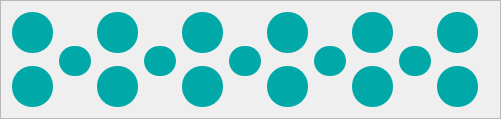
            <widget class="QFrame" name="frame_3">
             <property name="minimumSize">
              <size>
               <width>501</width>
               <height>110</height>
              </size>
             </property>
             <property name="styleSheet">
              <string notr="true"/>
             </property>
             <property name="frameShape">
              <enum>QFrame::StyledPanel</enum>
             </property>
             <property name="frameShadow">
              <enum>QFrame::Raised</enum>
             </property>
             <layout class="QGridLayout" name="gridLayout_3">
              <item row="0" column="0" rowspan="2">
               <widget class="QPushButton" name="pushButton_4">
                <property name="sizePolicy">
                 <sizepolicy hsizetype="Fixed" vsizetype="Fixed">
                  <horstretch>0</horstretch>
                  <verstretch>0</verstretch>
                 </sizepolicy>
                </property>
                <property name="minimumSize">
                 <size>
                  <width>41</width>
                  <height>41</height>
                 </size>
                </property>
                <property name="styleSheet">
                 <string notr="true">QPushButton {
background-color: rgb(0, 168, 168);
border-radius: 20px;
}

QPushButton:hover {
background-color: #0177FB;
border-radius: 20px;
}</string>
                </property>
                <property name="text">
                 <string/>
                </property>
               </widget>
              </item>
              <item row="0" column="1">
               <spacer name="horizontalSpacer">
                <property name="orientation">
                 <enum>Qt::Horizontal</enum>
                </property>
                <property name="sizeType">
                 <enum>QSizePolicy::Fixed</enum>
                </property>
                <property name="sizeHint" stdset="0">
                 <size>
                  <width>13</width>
                  <height>13</height>
                 </size>
                </property>
               </spacer>
              </item>
              <item row="0" column="2" rowspan="2">
               <widget class="QPushButton" name="pushButton_7">
                <property name="sizePolicy">
                 <sizepolicy hsizetype="Fixed" vsizetype="Fixed">
                  <horstretch>0</horstretch>
                  <verstretch>0</verstretch>
                 </sizepolicy>
                </property>
                <property name="minimumSize">
                 <size>
                  <width>41</width>
                  <height>41</height>
                 </size>
                </property>
                <property name="styleSheet">
                 <string notr="true">QPushButton {
background-color: rgb(0, 168, 168);
border-radius: 20px;
}

QPushButton:hover {
background-color: #74CE8B;
border-radius: 20px;
}</string>
                </property>
                <property name="text">
                 <string/>
                </property>
               </widget>
              </item>
              <item row="0" column="3">
               <spacer name="horizontalSpacer_4">
                <property name="orientation">
                 <enum>Qt::Horizontal</enum>
                </property>
                <property name="sizeType">
                 <enum>QSizePolicy::Fixed</enum>
                </property>
                <property name="sizeHint" stdset="0">
                 <size>
                  <width>13</width>
                  <height>13</height>
                 </size>
                </property>
               </spacer>
              </item>
              <item row="0" column="4" rowspan="2">
               <widget class="QPushButton" name="pushButton_9">
                <property name="minimumSize">
                 <size>
                  <width>41</width>
                  <height>41</height>
                 </size>
                </property>
                <property name="styleSheet">
                 <string notr="true">QPushButton {
background-color: rgb(0, 168, 168);
border-radius: 20px;
}

QPushButton:hover {
background-color: #0177FB;
border-radius: 20px;
}</string>
                </property>
                <property name="text">
                 <string/>
                </property>
               </widget>
              </item>
              <item row="0" column="5">
               <spacer name="horizontalSpacer_7">
                <property name="orientation">
                 <enum>Qt::Horizontal</enum>
                </property>
                <property name="sizeType">
                 <enum>QSizePolicy::Fixed</enum>
                </property>
                <property name="sizeHint" stdset="0">
                 <size>
                  <width>13</width>
                  <height>13</height>
                 </size>
                </property>
               </spacer>
              </item>
              <item row="0" column="6" rowspan="2">
               <widget class="QPushButton" name="pushButton_10">
                <property name="sizePolicy">
                 <sizepolicy hsizetype="Fixed" vsizetype="Fixed">
                  <horstretch>0</horstretch>
                  <verstretch>0</verstretch>
                 </sizepolicy>
                </property>
                <property name="minimumSize">
                 <size>
                  <width>41</width>
                  <height>41</height>
                 </size>
                </property>
                <property name="styleSheet">
                 <string notr="true">QPushButton {
background-color: rgb(0, 168, 168);
border-radius: 20px;
}

QPushButton:hover {
background-color: #74CE8B;
border-radius: 20px;
}</string>
                </property>
                <property name="text">
                 <string/>
                </property>
               </widget>
              </item>
              <item row="0" column="7">
               <spacer name="horizontalSpacer_6">
                <property name="orientation">
                 <enum>Qt::Horizontal</enum>
                </property>
                <property name="sizeType">
                 <enum>QSizePolicy::Fixed</enum>
                </property>
                <property name="sizeHint" stdset="0">
                 <size>
                  <width>13</width>
                  <height>13</height>
                 </size>
                </property>
               </spacer>
              </item>
              <item row="0" column="8" rowspan="2">
               <widget class="QPushButton" name="pushButton_13">
                <property name="sizePolicy">
                 <sizepolicy hsizetype="Fixed" vsizetype="Fixed">
                  <horstretch>0</horstretch>
                  <verstretch>0</verstretch>
                 </sizepolicy>
                </property>
                <property name="minimumSize">
                 <size>
                  <width>41</width>
                  <height>41</height>
                 </size>
                </property>
                <property name="styleSheet">
                 <string notr="true">QPushButton {
background-color: rgb(0, 168, 168);
border-radius: 20px;
}

QPushButton:hover {
background-color: #0177FB;
border-radius: 20px;
}</string>
                </property>
                <property name="text">
                 <string/>
                </property>
               </widget>
              </item>
              <item row="0" column="9">
               <spacer name="horizontalSpacer_9">
                <property name="orientation">
                 <enum>Qt::Horizontal</enum>
                </property>
                <property name="sizeType">
                 <enum>QSizePolicy::Fixed</enum>
                </property>
                <property name="sizeHint" stdset="0">
                 <size>
                  <width>13</width>
                  <height>13</height>
                 </size>
                </property>
               </spacer>
              </item>
              <item row="0" column="10" rowspan="2">
               <widget class="QPushButton" name="pushButton_15">
                <property name="sizePolicy">
                 <sizepolicy hsizetype="Fixed" vsizetype="Fixed">
                  <horstretch>0</horstretch>
                  <verstretch>0</verstretch>
                 </sizepolicy>
                </property>
                <property name="minimumSize">
                 <size>
                  <width>41</width>
                  <height>41</height>
                 </size>
                </property>
                <property name="styleSheet">
                 <string notr="true">QPushButton {
background-color: rgb(0, 168, 168);
border-radius: 20px;
}

QPushButton:hover {
background-color: #74CE8B;
border-radius: 20px;
}</string>
                </property>
                <property name="text">
                 <string/>
                </property>
               </widget>
              </item>
              <item row="1" column="1" rowspan="3">
               <widget class="QPushButton" name="pushButton_18">
                <property name="sizePolicy">
                 <sizepolicy hsizetype="Fixed" vsizetype="Fixed">
                  <horstretch>0</horstretch>
                  <verstretch>0</verstretch>
                 </sizepolicy>
                </property>
                <property name="minimumSize">
                 <size>
                  <width>30</width>
                  <height>30</height>
                 </size>
                </property>
                <property name="styleSheet">
                 <string notr="true">QPushButton {
background-color: rgb(0, 168, 168);
border-radius: 15px;
}

QPushButton:hover {
background-color: #FB6678;
border-radius: 15px;
}</string>
                </property>
                <property name="text">
                 <string/>
                </property>
               </widget>
              </item>
              <item row="1" column="3" rowspan="3">
               <widget class="QPushButton" name="pushButton_19">
                <property name="sizePolicy">
                 <sizepolicy hsizetype="Fixed" vsizetype="Fixed">
                  <horstretch>0</horstretch>
                  <verstretch>0</verstretch>
                 </sizepolicy>
                </property>
                <property name="minimumSize">
                 <size>
                  <width>30</width>
                  <height>30</height>
                 </size>
                </property>
                <property name="styleSheet">
                 <string notr="true">QPushButton {
background-color: rgb(0, 168, 168);
border-radius: 15px;
}

QPushButton:hover {
background-color: #74CE8B;
border-radius: 15px;
}</string>
                </property>
                <property name="text">
                 <string/>
                </property>
               </widget>
              </item>
              <item row="1" column="5" rowspan="3">
               <widget class="QPushButton" name="pushButton_21">
                <property name="sizePolicy">
                 <sizepolicy hsizetype="Fixed" vsizetype="Fixed">
                  <horstretch>0</horstretch>
                  <verstretch>0</verstretch>
                 </sizepolicy>
                </property>
                <property name="minimumSize">
                 <size>
                  <width>30</width>
                  <height>30</height>
                 </size>
                </property>
                <property name="styleSheet">
                 <string notr="true">QPushButton {
background-color: rgb(0, 168, 168);
border-radius: 15px;
}

QPushButton:hover {
background-color: #FB6678;
border-radius: 15px;
}</string>
                </property>
                <property name="text">
                 <string/>
                </property>
               </widget>
              </item>
              <item row="1" column="7" rowspan="3">
               <widget class="QPushButton" name="pushButton_20">
                <property name="sizePolicy">
                 <sizepolicy hsizetype="Fixed" vsizetype="Fixed">
                  <horstretch>0</horstretch>
                  <verstretch>0</verstretch>
                 </sizepolicy>
                </property>
                <property name="minimumSize">
                 <size>
                  <width>30</width>
                  <height>30</height>
                 </size>
                </property>
                <property name="styleSheet">
                 <string notr="true">QPushButton {
background-color: rgb(0, 168, 168);
border-radius: 15px;
}

QPushButton:hover {
background-color: #FB6678;
border-radius: 15px;
}</string>
                </property>
                <property name="text">
                 <string/>
                </property>
               </widget>
              </item>
              <item row="1" column="9" rowspan="3">
               <widget class="QPushButton" name="pushButton_22">
                <property name="sizePolicy">
                 <sizepolicy hsizetype="Fixed" vsizetype="Fixed">
                  <horstretch>0</horstretch>
                  <verstretch>0</verstretch>
                 </sizepolicy>
                </property>
                <property name="minimumSize">
                 <size>
                  <width>30</width>
                  <height>30</height>
                 </size>
                </property>
                <property name="styleSheet">
                 <string notr="true">QPushButton {
background-color: rgb(0, 168, 168);;
border-radius: 15px;
}

QPushButton:hover {
background-color: #FB6678;
border-radius: 15px;
}</string>
                </property>
                <property name="text">
                 <string/>
                </property>
               </widget>
              </item>
              <item row="2" column="0">
               <spacer name="verticalSpacer_8">
                <property name="orientation">
                 <enum>Qt::Vertical</enum>
                </property>
                <property name="sizeType">
                 <enum>QSizePolicy::Fixed</enum>
                </property>
                <property name="sizeHint" stdset="0">
                 <size>
                  <width>17</width>
                  <height>1</height>
                 </size>
                </property>
               </spacer>
              </item>
              <item row="2" column="2">
               <spacer name="verticalSpacer_7">
                <property name="orientation">
                 <enum>Qt::Vertical</enum>
                </property>
                <property name="sizeType">
                 <enum>QSizePolicy::Fixed</enum>
                </property>
                <property name="sizeHint" stdset="0">
                 <size>
                  <width>17</width>
                  <height>1</height>
                 </size>
                </property>
               </spacer>
              </item>
              <item row="2" column="4">
               <spacer name="verticalSpacer_6">
                <property name="orientation">
                 <enum>Qt::Vertical</enum>
                </property>
                <property name="sizeType">
                 <enum>QSizePolicy::Fixed</enum>
                </property>
                <property name="sizeHint" stdset="0">
                 <size>
                  <width>17</width>
                  <height>1</height>
                 </size>
                </property>
               </spacer>
              </item>
              <item row="2" column="6">
               <spacer name="verticalSpacer_40">
                <property name="orientation">
                 <enum>Qt::Vertical</enum>
                </property>
                <property name="sizeType">
                 <enum>QSizePolicy::Fixed</enum>
                </property>
                <property name="sizeHint" stdset="0">
                 <size>
                  <width>17</width>
                  <height>1</height>
                 </size>
                </property>
               </spacer>
              </item>
              <item row="2" column="8">
               <spacer name="verticalSpacer_39">
                <property name="orientation">
                 <enum>Qt::Vertical</enum>
                </property>
                <property name="sizeType">
                 <enum>QSizePolicy::Fixed</enum>
                </property>
                <property name="sizeHint" stdset="0">
                 <size>
                  <width>17</width>
                  <height>1</height>
                 </size>
                </property>
               </spacer>
              </item>
              <item row="3" column="0" rowspan="2">
               <widget class="QPushButton" name="pushButton_5">
                <property name="sizePolicy">
                 <sizepolicy hsizetype="Fixed" vsizetype="Fixed">
                  <horstretch>0</horstretch>
                  <verstretch>0</verstretch>
                 </sizepolicy>
                </property>
                <property name="minimumSize">
                 <size>
                  <width>41</width>
                  <height>41</height>
                 </size>
                </property>
                <property name="styleSheet">
                 <string notr="true">QPushButton {
background-color: rgb(0, 168, 168);
border-radius: 20px;
}

QPushButton:hover {
background-color: #0177FB;
border-radius: 20px;
}</string>
                </property>
                <property name="text">
                 <string/>
                </property>
               </widget>
              </item>
              <item row="3" column="2" rowspan="2">
               <widget class="QPushButton" name="pushButton_6">
                <property name="sizePolicy">
                 <sizepolicy hsizetype="Fixed" vsizetype="Fixed">
                  <horstretch>0</horstretch>
                  <verstretch>0</verstretch>
                 </sizepolicy>
                </property>
                <property name="minimumSize">
                 <size>
                  <width>41</width>
                  <height>41</height>
                 </size>
                </property>
                <property name="styleSheet">
                 <string notr="true">QPushButton {
background-color:rgb(0, 168, 168);
border-radius: 20px;
}

QPushButton:hover {
background-color: #FB6678;
border-radius: 20px;
}</string>
                </property>
                <property name="text">
                 <string/>
                </property>
               </widget>
              </item>
              <item row="3" column="4" rowspan="2">
               <widget class="QPushButton" name="pushButton_8">
                <property name="sizePolicy">
                 <sizepolicy hsizetype="Fixed" vsizetype="Fixed">
                  <horstretch>0</horstretch>
                  <verstretch>0</verstretch>
                 </sizepolicy>
                </property>
                <property name="minimumSize">
                 <size>
                  <width>41</width>
                  <height>41</height>
                 </size>
                </property>
                <property name="styleSheet">
                 <string notr="true">QPushButton {
background-color: rgb(0, 168, 168);
border-radius: 20px;
}

QPushButton:hover {
background-color: #74CE8B;
border-radius: 20px;
}</string>
                </property>
                <property name="text">
                 <string/>
                </property>
               </widget>
              </item>
              <item row="3" column="6" rowspan="2">
               <widget class="QPushButton" name="pushButton_11">
                <property name="sizePolicy">
                 <sizepolicy hsizetype="Fixed" vsizetype="Fixed">
                  <horstretch>0</horstretch>
                  <verstretch>0</verstretch>
                 </sizepolicy>
                </property>
                <property name="minimumSize">
                 <size>
                  <width>41</width>
                  <height>41</height>
                 </size>
                </property>
                <property name="styleSheet">
                 <string notr="true">QPushButton {
background-color: rgb(0, 168, 168);
border-radius: 20px;
}

QPushButton:hover {
background-color: #0177FB;
border-radius: 20px;
}</string>
                </property>
                <property name="text">
                 <string/>
                </property>
               </widget>
              </item>
              <item row="3" column="8" rowspan="2">
               <widget class="QPushButton" name="pushButton_12">
                <property name="sizePolicy">
                 <sizepolicy hsizetype="Fixed" vsizetype="Fixed">
                  <horstretch>0</horstretch>
                  <verstretch>0</verstretch>
                 </sizepolicy>
                </property>
                <property name="minimumSize">
                 <size>
                  <width>41</width>
                  <height>41</height>
                 </size>
                </property>
                <property name="styleSheet">
                 <string notr="true">QPushButton {
background-color: rgb(0, 168, 168);
border-radius: 20px;
}

QPushButton:hover {
background-color: #FB6678;
border-radius: 20px;
}</string>
                </property>
                <property name="text">
                 <string/>
                </property>
               </widget>
              </item>
              <item row="3" column="10" rowspan="2">
               <widget class="QPushButton" name="pushButton_14">
                <property name="sizePolicy">
                 <sizepolicy hsizetype="Fixed" vsizetype="Fixed">
                  <horstretch>0</horstretch>
                  <verstretch>0</verstretch>
                 </sizepolicy>
                </property>
                <property name="minimumSize">
                 <size>
                  <width>41</width>
                  <height>41</height>
                 </size>
                </property>
                <property name="styleSheet">
                 <string notr="true">QPushButton {
background-color: rgb(0, 168, 168);
border-radius: 20px;
}

QPushButton:hover {
background-color: #0177FB;
border-radius: 20px;
}</string>
                </property>
                <property name="text">
                 <string/>
                </property>
               </widget>
              </item>
              <item row="4" column="1">
               <spacer name="horizontalSpacer_2">
                <property name="orientation">
                 <enum>Qt::Horizontal</enum>
                </property>
                <property name="sizeType">
                 <enum>QSizePolicy::Fixed</enum>
                </property>
                <property name="sizeHint" stdset="0">
                 <size>
                  <width>13</width>
                  <height>13</height>
                 </size>
                </property>
               </spacer>
              </item>
              <item row="4" column="3">
               <spacer name="horizontalSpacer_3">
                <property name="orientation">
                 <enum>Qt::Horizontal</enum>
                </property>
                <property name="sizeType">
                 <enum>QSizePolicy::Fixed</enum>
                </property>
                <property name="sizeHint" stdset="0">
                 <size>
                  <width>13</width>
                  <height>13</height>
                 </size>
                </property>
               </spacer>
              </item>
              <item row="4" column="5">
               <spacer name="horizontalSpacer_5">
                <property name="orientation">
                 <enum>Qt::Horizontal</enum>
                </property>
                <property name="sizeType">
                 <enum>QSizePolicy::Fixed</enum>
                </property>
                <property name="sizeHint" stdset="0">
                 <size>
                  <width>13</width>
                  <height>13</height>
                 </size>
                </property>
               </spacer>
              </item>
              <item row="4" column="7">
               <spacer name="horizontalSpacer_8">
                <property name="orientation">
                 <enum>Qt::Horizontal</enum>
                </property>
                <property name="sizeType">
                 <enum>QSizePolicy::Fixed</enum>
                </property>
                <property name="sizeHint" stdset="0">
                 <size>
                  <width>13</width>
                  <height>13</height>
                 </size>
                </property>
               </spacer>
              </item>
              <item row="4" column="9">
               <spacer name="horizontalSpacer_10">
                <property name="orientation">
                 <enum>Qt::Horizontal</enum>
                </property>
                <property name="sizeType">
                 <enum>QSizePolicy::Fixed</enum>
                </property>
                <property name="sizeHint" stdset="0">
                 <size>
                  <width>13</width>
                  <height>13</height>
                 </size>
                </property>
               </spacer>
              </item>
             </layout>
            </widget>
